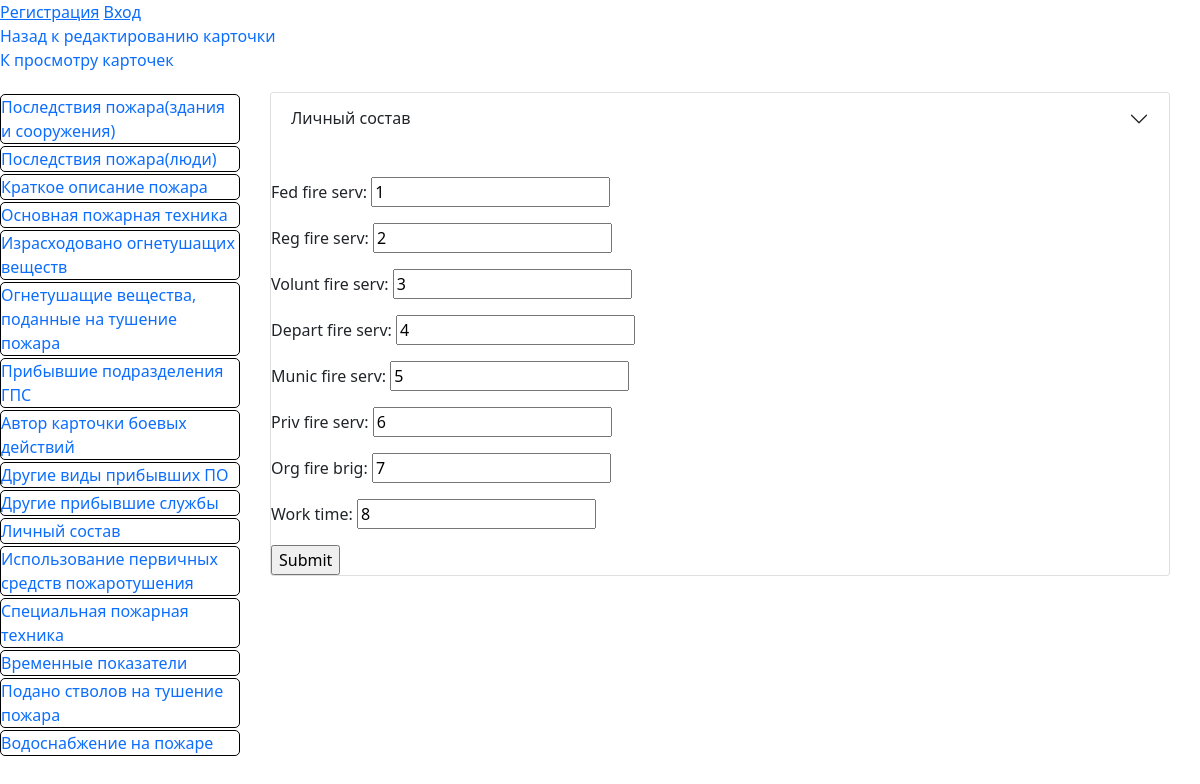
/card/1/personnel, run on the app's committed database.
### fire/models.py (models this page shows)
class Personnel(models.Model):
    card_id = models.OneToOneField(
        GeneralData, on_delete=models.CASCADE, primary_key=True
    )
    fed_fire_serv = models.IntegerField(null=False, blank=False)
    reg_fire_serv = models.IntegerField(null=False, blank=False)
    volunt_fire_serv = models.IntegerField(null=False, blank=False)
    depart_fire_serv = models.IntegerField(null=False, blank=False)
    munic_fire_serv = models.IntegerField(null=False, blank=False)
    priv_fire_serv = models.IntegerField(null=False, blank=False)
    org_fire_brig = models.IntegerField(null=False, blank=False)
    work_time = models.IntegerField(null=False, blank=False)

### fire/views.py (the view)
# urls.py: path('card/<int:card_id>/personnel', views.personnel, name="personnel"),
def personnel(request, card_id):
    gd = get_object_or_404(GeneralData, card_id=card_id)
    personnel = getattr(gd, "personnel", None)
    if request.method == "POST":
        form = PersonnelForm(
            data=request.POST, initial={"card_id": gd}, instance=personnel
        )
        if form.is_valid():
            new_personnel = form.save(commit=False)
            if personnel is None:
                new_personnel.card_id = gd
            new_personnel.save()
            return HttpResponseRedirect(resolve_url("personnel", card_id=card_id))
        else:
            return render(
                request, "personnel.html", context={"form": form, "card_id": card_id}
            )
    else:
        form = PersonnelForm(instance=personnel)
    return render(request, "personnel.html", context={"form": form, "card_id": card_id})

### fire/forms.py
class PersonnelForm(ModelForm):
    class Meta:
        model = Personnel
        exclude = [
            "card_id",
        ]

### fire/templates/personnel.html (shortened to what this page needs)
{% extends 'base_card.html' %}
{% block card_info %}<div class="accordion-item">
    <h2 class="accordion-header" id="panelsStayOpen-headingEight">
      <button
        class="accordion-button collapsed"
        type="button"
      >
        Личный состав
      </button>
    </h2>
    <div
      id="panelsStayOpen-collapseEight"
    >
      <div class="accordion-body">
       </div>
       <form
       action={% url 'personnel' card_id %} method="POST">
       {{ form.as_p }}
       <input type="submit" value="Submit">
     </form>
    </div>
  </div>
  {% endblock card_info %}

### fire/static/main_style.css (style rules this page uses)
* { font-family: Noto Sans, sans-serif !important; }

### fire/static/style.css (style rules this page uses)
* { font-family: Noto Sans, sans-serif !important; }

### data on the page
Personnel: fed_fire_serv "1", reg_fire_serv "2", volunt_fire_serv "3", depart_fire_serv "4", munic_fire_serv "5", priv_fire_serv "6", org_fire_brig "7", work_time "8"
